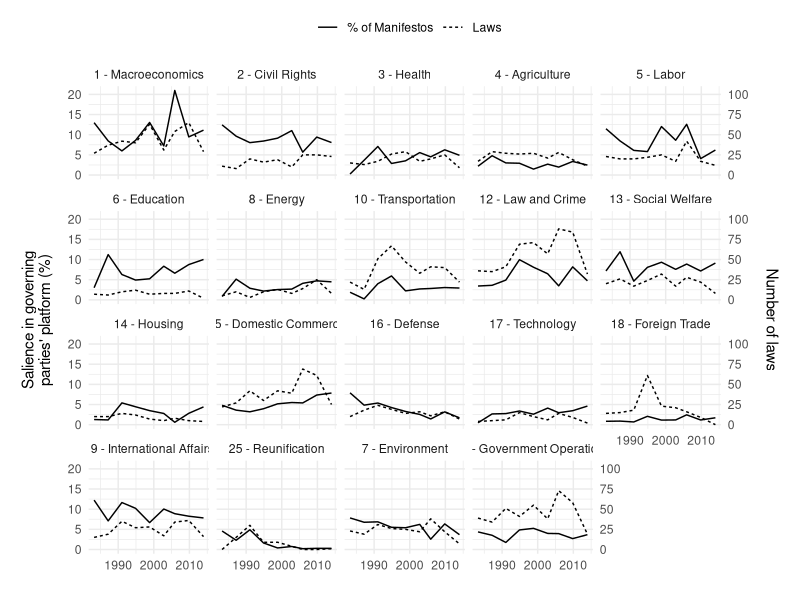
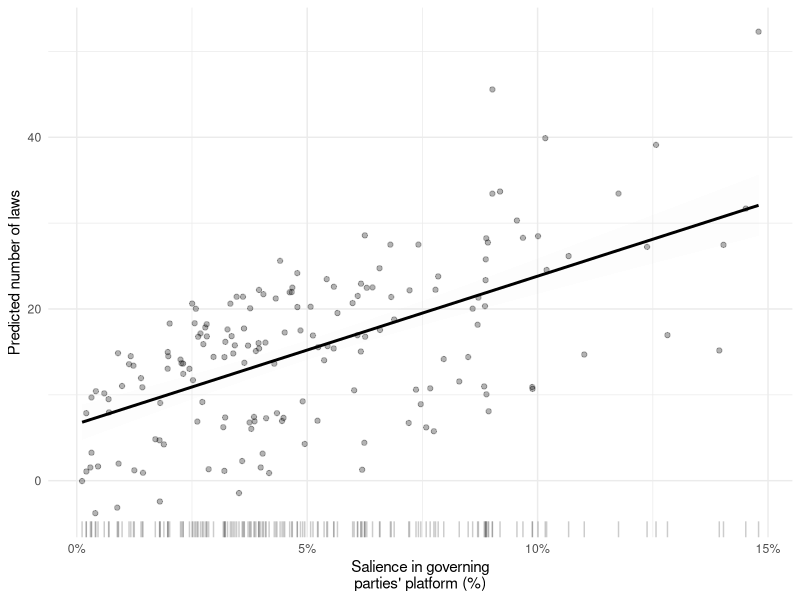

Source code (R) for these figures, in order:
## ---- chunk 1
knitr::opts_chunk$set(
  collapse = TRUE,
  comment = "#>"
)
## ---- chunk 2
library(tidyverse, quietly = T)
## ---- chunk 3
dplyr::glimpse(readr::read_csv("data/monthly.csv", show_col_types = FALSE))
## ---- chunk 4
dplyr::glimpse(readr::read_csv("data/term_level.csv", show_col_types = FALSE))
## ---- chunk 5
dplyr::glimpse(readr::read_csv("data/salience_percentage.csv", show_col_types = FALSE))
## ---- chunk 6
dplyr::glimpse(readr::read_csv("data/no_eu.csv", show_col_types = FALSE))
## ---- chunk 7
topic_dict <- tribble(
  ~topic, ~p_topic, ~name,
  1, 1, "Macroeconomics",
  2, 2, "Civil Rights", 
  3, 3, "Health", 
  4, 4, "Agriculture", 
  5, 5, "Labor", 
  6, 6, "Education", 
  721, 7, "Environment",
  8, 8, "Energy",
  10,10, "Transportation", 
  12,12, "Law and Crime", 
  13,13, "Social Welfare", 
  14,14, "Housing", 
  15,15, "Domestic Commerce", 
  16,16, "Defense", 
  17,17, "Technology", 
  18,18, "Foreign Trade", 
  19,19, "International Affairs", 
  2420,20, "Government Operations", 
  25,25, "Reunification"
) %>%
  mutate(label = fct_reorder(paste(p_topic, name, sep = " - "), topic)) %>%
  select(topic, label)

readr::read_csv("data/monthly.csv", show_col_types = FALSE) %>%
  group_by(start_date, topic) %>%
  summarise(n_laws = sum(n_laws), 
            salience_gov = unique(salience_gov)) %>%
  dplyr::select(start_date, topic, salience_gov, n_laws) %>%
  mutate(n_laws = n_laws/5,
         topic = fct_reorder(factor(topic), as.numeric(topic))) %>%
  select(start_date, n_laws, salience_gov, topic) %>%
  mutate(topic = as.numeric(as.character(topic))) %>%
  pivot_longer(cols = c(n_laws, salience_gov)) %>%
  left_join(topic_dict) %>%
  mutate(name = ifelse(name == "n_laws", "Laws", "% of Manifestos")) %>%
  ggplot(aes(x = start_date)) + 
  geom_line(aes(y = value, linetype = name)) +
  facet_wrap(~label) + 
  scale_y_continuous(sec.axis = sec_axis(~ . *5, "Number of laws")) +
  theme_minimal() +
  labs(x = "", y = "Salience in governing\nparties' platform (%)", linetype = "") +
  theme(legend.position = "top", 
        axis.title.y.left = element_text(margin = margin(r = 10, l = 10)),
        axis.title.y.right = element_text(margin = margin(r = 10, l = 10)))
## ---- chunk 8
readr::read_csv("data/preds.csv", show_col_types = FALSE) %>%
  mutate(salience_seat = as.numeric(salience_seat/100)) %>%
  filter(salience_seat < .15) %>%
  group_by(start_date, topic, salience_seat) %>%
  summarise(n_total_law_pred = sum(yhat)) %>%
  ungroup %>%
  ggplot(aes(x = salience_seat, y = n_total_law_pred)) + 
  geom_smooth(method = "lm", se = T, alpha = .02, color = "black") +
  theme_minimal() +
  scale_x_continuous(labels = scales::percent_format()) +
  geom_jitter(alpha = .3) +
  geom_rug(aes(y = NULL), alpha=.2) +
  labs(y = "Predicted number of laws", x = "Salience in governing\nparties' platform (%)")
